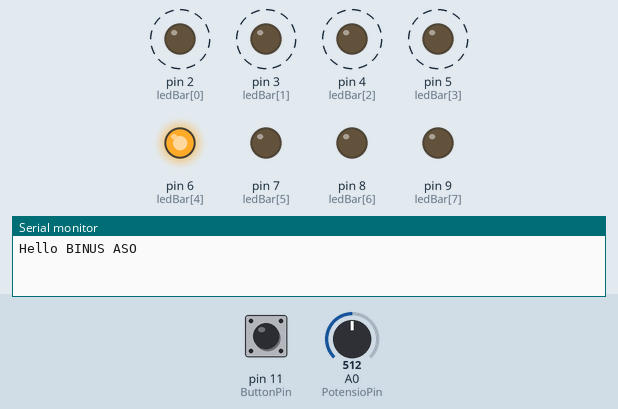
Simulated run of this sketch. Board: Arduino Uno, built with avr-gcc and run on an emulated ATmega328P. On the bench: output pins drawn as LEDs (lit = HIGH), the last lines printed to the serial monitor. Dashed ring = blinking. Inputs (shaded band) come from the test bench; at power-on: A0 (PotensioPin) = 512, pin 11 (ButtonPin) LOW.

Above: at 0.92 s.
2.5 s: A0 (PotensioPin) set to 0
At 3.53 s:
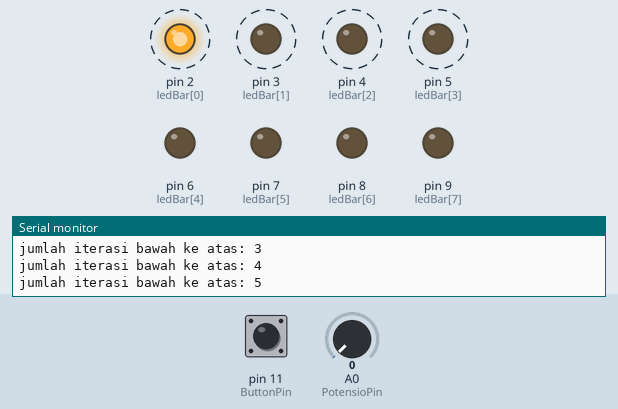
7.8 s: pin 11 (ButtonPin) pulled HIGH for 1.95 s
11.3 s: pin 11 (ButtonPin) pulled HIGH for 3.2 s
16.0 s: A0 (PotensioPin) set to 122
At 17.1 s:
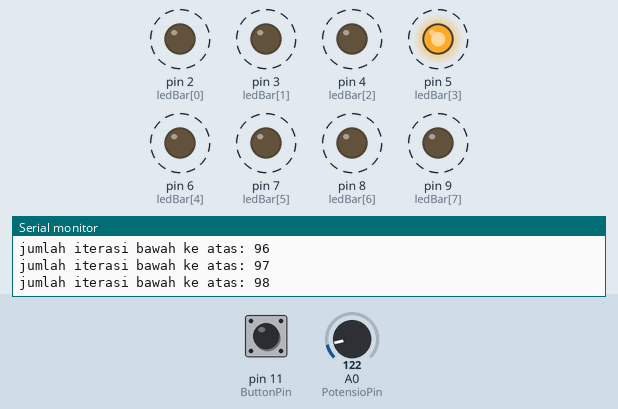
21.3 s: A0 (PotensioPin) set to 900
At 21.58 s:
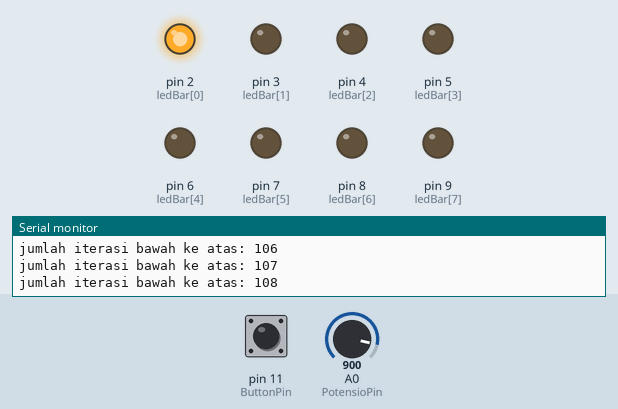
Timing chart, 0 to 25.8 s (numbered marks = the images above; inputs shaded):
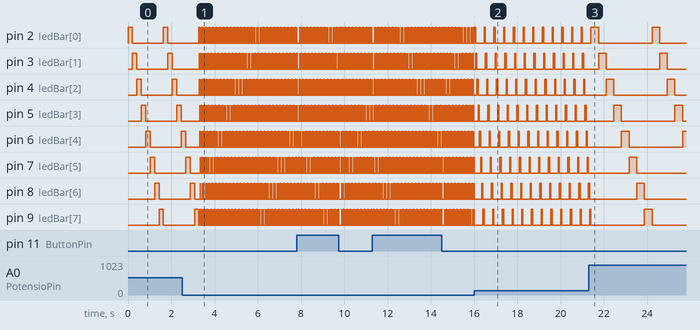

The sketch:

dowhileloop_LA.ino
```cpp
const int ledBar[]={2,3,4,5,6,7,8,9};
const int ButtonPin = 11;
const int PotensioPin = A0;

int delayLed=100;

int iterasi1=0, iterasi2=0;
bool ditekan;

void setup() {
  // put your setup code here, to run once:

  int i=0;
  do{
    pinMode(ledBar[i],OUTPUT);
    i++;
  }while(i<8);

  pinMode(ButtonPin, INPUT);

  Serial.begin(9600);
  Serial.println("Hello BINUS ASO");

}

void loop() {
  // put your main code here, to run repeatedly:
  delayLed=map(analogRead(PotensioPin),0,1023,10,400);

  ditekan = digitalRead(ButtonPin);
  if(ditekan){
    ataskebawah();
    iterasi1++;
    Serial.print("jumlah iterasi atas ke bawah: ");
    Serial.println(iterasi1);
  }else {
    bawahkeatas();
    iterasi2++;
    Serial.print("jumlah iterasi bawah ke atas: ");
    Serial.println(iterasi2);
  }

}

void ataskebawah(){
  int i=7;
  do{
    digitalWrite(ledBar[i],HIGH);
    delay(delayLed);
    digitalWrite(ledBar[i],LOW);
    i--;
  }while(i>=0);
}

void bawahkeatas(){
  int i=0;
  do{
    digitalWrite(ledBar[i],HIGH);
    delay(delayLed);
    digitalWrite(ledBar[i],LOW);
    i++;
  }while(i<=7);
}
```

Measured:
- after the input at 2.5 s, pin 2 (ledBar[0]), pin 3 (ledBar[1]): alternates HIGH for 0.01 s and LOW for 0.07 s, starting after 0.79 s; pin 4 (ledBar[2]): alternates HIGH for 0.01 s and LOW for 0.07 s, starting after 0.80 s; pin 5 (ledBar[3]): alternates HIGH for 0.01 s and LOW for 0.07 s, starting after 0.81 s
- after the input at 16.0 s, pin 2 (ledBar[0]), pin 3 (ledBar[1]): alternates HIGH for 0.06 s and LOW for 0.39 s, starting after 0.08 s
- after the input at 21.3 s, pin 2 (ledBar[0]): HIGH → LOW after 0.46 s, → HIGH 2.5 s later, → LOW 0.35 s later; pin 3 (ledBar[1]): alternates HIGH for 0.35 s and LOW for 2.5 s, starting after 0.46 s
- by itself, pin 2 (ledBar[0]), pin 3 (ledBar[1]), pin 4 (ledBar[2]), pin 5 (ledBar[3]): alternates HIGH for 0.21 s and LOW for 1.4 s
- by itself, pin 6 (ledBar[4]): repeats every 0.08 s: HIGH 0.01 s, LOW 0.07 s
- by itself, pin 9 (ledBar[7]): repeats every 0.08 s: LOW 0.07 s, HIGH 0.01 s
